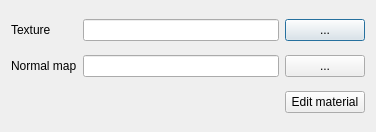
<?xml version="1.0" encoding="UTF-8"?>
<ui version="4.0">
 <class>MeshEditDialog</class>
 <widget class="QDialog" name="MeshEditDialog">
  <property name="geometry">
   <rect>
    <x>0</x>
    <y>0</y>
    <width>376</width>
    <height>132</height>
   </rect>
  </property>
  <property name="windowTitle">
   <string>Dialog</string>
  </property>
  <layout class="QGridLayout" name="gridLayout">
   <item row="1" column="1">
    <widget class="QLineEdit" name="normalMap"/>
   </item>
   <item row="0" column="1">
    <widget class="QLineEdit" name="texture"/>
   </item>
   <item row="0" column="0">
    <widget class="QLabel" name="label">
     <property name="text">
      <string>Texture</string>
     </property>
    </widget>
   </item>
   <item row="1" column="0">
    <widget class="QLabel" name="label_2">
     <property name="text">
      <string>Normal map</string>
     </property>
    </widget>
   </item>
   <item row="0" column="2">
    <widget class="QPushButton" name="pushButton_2">
     <property name="text">
      <string>...</string>
     </property>
    </widget>
   </item>
   <item row="1" column="2">
    <widget class="QPushButton" name="pushButton_3">
     <property name="text">
      <string>...</string>
     </property>
    </widget>
   </item>
   <item row="2" column="2">
    <widget class="QPushButton" name="pushButton">
     <property name="text">
      <string>Edit material</string>
     </property>
    </widget>
   </item>
  </layout>
 </widget>
 <resources/>
 <connections>
  <connection>
   <sender>pushButton_2</sender>
   <signal>clicked()</signal>
   <receiver>MeshEditDialog</receiver>
   <slot>onEditTexture()</slot>
   <hints>
    <hint type="sourcelabel">
     <x>320</x>
     <y>25</y>
    </hint>
    <hint type="destinationlabel">
     <x>218</x>
     <y>3</y>
    </hint>
   </hints>
  </connection>
  <connection>
   <sender>pushButton_3</sender>
   <signal>clicked()</signal>
   <receiver>MeshEditDialog</receiver>
   <slot>onEditNormalMap()</slot>
   <hints>
    <hint type="sourcelabel">
     <x>299</x>
     <y>60</y>
    </hint>
    <hint type="destinationlabel">
     <x>156</x>
     <y>95</y>
    </hint>
   </hints>
  </connection>
  <connection>
   <sender>pushButton</sender>
   <signal>clicked()</signal>
   <receiver>MeshEditDialog</receiver>
   <slot>onEditMaterial()</slot>
   <hints>
    <hint type="sourcelabel">
     <x>352</x>
     <y>110</y>
    </hint>
    <hint type="destinationlabel">
     <x>310</x>
     <y>128</y>
    </hint>
   </hints>
  </connection>
 </connections>
 <slots>
  <slot>onEditTexture()</slot>
  <slot>onEditNormalMap()</slot>
  <slot>onEditMaterial()</slot>
 </slots>
</ui>
